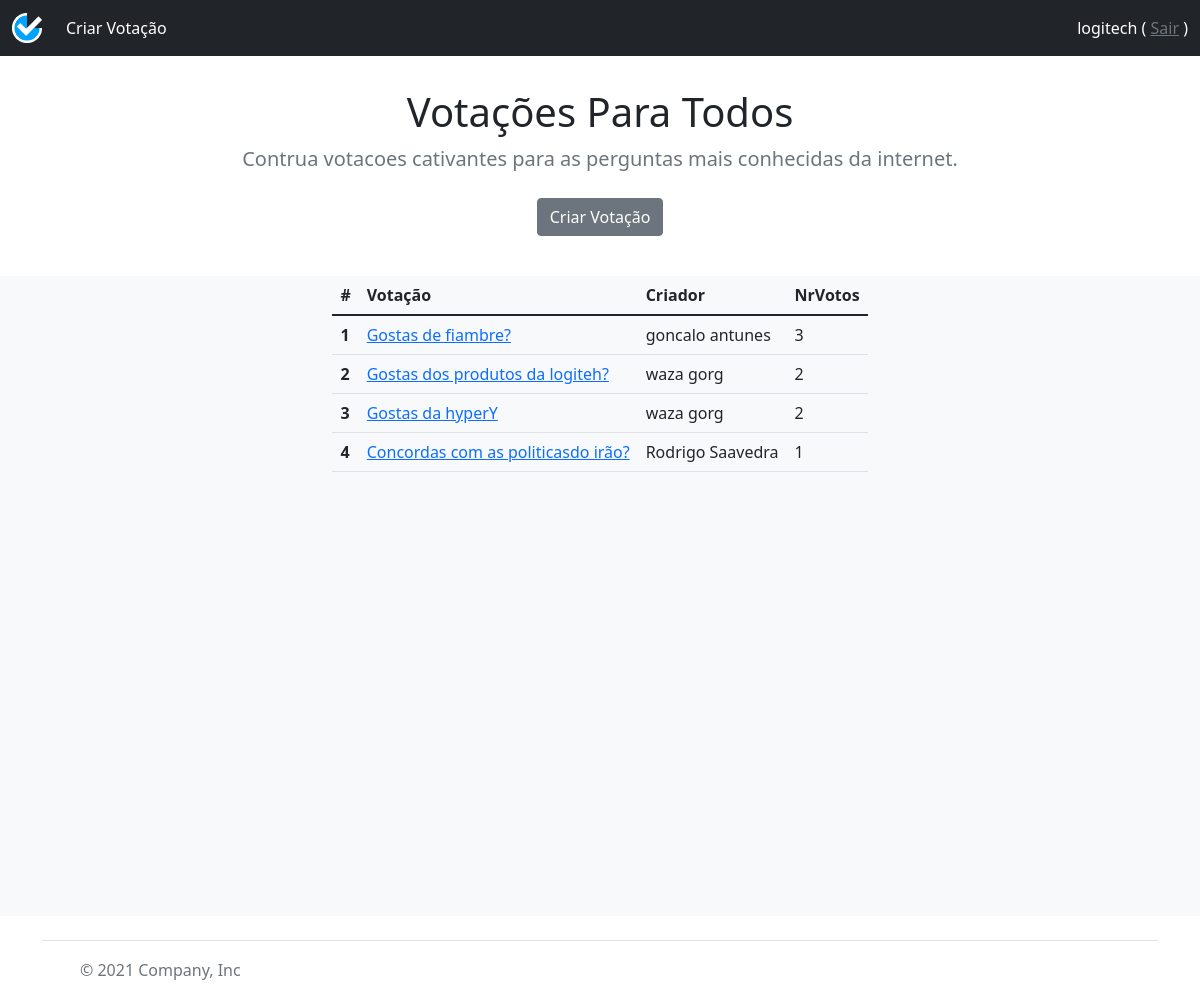
Page /landingPage.php (signed in) on the committed database.
### tables this page shows
CREATE TABLE `votacoes` (
  `id_votacao` int(11) NOT NULL,
  `username` varchar(150) NOT NULL,
  `titulo` varchar(150) NOT NULL,
  `descricao` varchar(1000) NOT NULL
);

CREATE TABLE `users` (
  `username` varchar(100) NOT NULL,
  `nome` varchar(150) NOT NULL,
  `password` varchar(150) NOT NULL,
  `nivel_utilizador` int(11) NOT NULL,
  `temp` varchar(150) NOT NULL
);

### landingPage.php (the view, shortened to what this page needs)
<!DOCTYPE html>
<html lang="en">
        <?php
function totalVotos($id_votacao)
{
    $conn = OpenCon();
    $sql_respostas_resultado = "SELECT id_votacao FROM respostas_resultado WHERE id_votacao = " . $id_votacao;
    $result_respostas_resultado = mysqli_query($conn, $sql_respostas_resultado);
    return mysqli_num_rows($result_respostas_resultado);
}
function nomePorUser($username)
{
    $conn = OpenCon();
    $sql_utilizadores = "SELECT nome FROM users WHERE username = '" . $username . "'";
    $result_utilizadores = mysqli_query($conn, $sql_utilizadores);
    $row = mysqli_fetch_assoc($result_utilizadores);
    return $row["nome"];
}
function listarVotacoes()
{
    $conn = OpenCon();
    $sql_votacoes = "SELECT * FROM votacoes";
    $result_votacoes = mysqli_query($conn, $sql_votacoes);
    if (mysqli_num_rows($result_votacoes) > 0) {
        while ($row = mysqli_fetch_assoc($result_votacoes)) {
        ?>
            <tr>
                <th scope="row"> <?php echo $row["id_votacao"]; ?></th>
                <td><a href="#" class="" data-bs-toggle="modal" data-bs-target="#exampleModal<?php echo $row["id_votacao"]; ?>" id="modal_btn<?php echo $row["id_votacao"]; ?>"><?php echo $row["titulo"]; ?></a></td>
                <td><?php echo nomePorUser($row["username"]); ?></td>
                <td><?php echo totalVotos($row["id_votacao"]); ?></td>
            </tr>
    <?php
        }
    } else {
        echo "0 results";
    }
}
    ?>
    <?php
function loginSection()
{
    if (!isset($_SESSION["username"])) {
    ?>
        <a class="text-decoration-none text-white" data-bs-toggle="modal" href="#modalLogin" role="button" id="modal_btn_modalLogin">Login</a>
    <?php
    } else {
    ?>
        <span class=" text-white fst-none"><?php echo $_SESSION["username"]; ?> (</span>
        <form action="#" method="post" class="d-inline m-0" id="sair">
            <a href="javascript:{}" onclick="document.getElementById('sair').submit();" class="text-secondary">Sair</a>
        </form>
        <span class="text-white">)</span>
    <?php
    }
}
    ?>
        <?php
function abrirModal() {
    if (isset($_POST["modal_submit"])) echo "autoClick(" . $_POST["id_votacao"] . ")";
    if (isset($_POST["adicionarPergunta"]) || isset($_POST["removerPergunta"])) echo "autoClick('_criarVotacao')";
    if (isset($_POST["formSubmit"]) && $_POST["tipo"] == "login" && $_POST["sucesso"] != "sim") echo "autoClick('_modalLogin')";
    if (isset($_POST["formSubmit"]) && $_POST["tipo"] == "registar" && $_POST["sucesso"] != "sim") echo "autoClick('_modalRegistar')";
    if (isset($_POST["formSubmit"]) && $_POST["tipo"] == "registar" && $_POST["sucesso"] == "sim") echo "autoClick('_modalLogin')";
}
?>
<head>
    <link rel="stylesheet" href="style/bootstrap.css">
    <link rel="stylesheet" href="style/estilo.css">
</head>
<body onload="<?php abrirModal(); ?>">
    <nav class="navbar navbar-expand-sm navbar-dark bg-dark" aria-label="Third navbar example">
        <div class="container-fluid">
            <a class="navbar-brand" href="#">
                <img src="img/logo.png" width="30" height="30" alt="logo">
            </a>
            <div class="collapse navbar-collapse" id="navbarsExample03">
                <ul class="navbar-nav me-auto mb-2 mb-sm-0">
                    <li class="nav-item">
                        <a class="nav-link active <?php if (!isset($_SESSION["username"])) echo "d-none";?> " data-bs-target="#modal_criar_votacao" data-bs-toggle="modal" id="modal_btn_criarVotacao">Criar Votação</a>
                    </li>
                </ul>
                <span class="navbar-text">
                    <?php loginSection(); ?>
                </span>
            </div>
        </div>
    </nav>
    <header>
        <section class="jumbotron text-center margem-topo">
            <div class="container">
                <h1>Votações Para Todos</h1>
                <p class="lead text-muted">Contrua votacoes cativantes para as perguntas mais conhecidas da internet.</p>
                <p>
                    <a class="btn btn-secondary my-2 <?php if (!isset($_SESSION["username"])) echo "d-none";?>" data-bs-target="#modal_criar_votacao" data-bs-toggle="modal" id="modal_btn_criarVotacao">Criar Votação</a>
                </p>
            </div>
        </section>
    </header>
    <main class="bg-light h-100">
        <div class="d-flex d-flex aligns-items-center justify-content-center">
            <div>
                <table class="table">
                    <thead>
                        <tr>
                            <th scope="col">#</th>
                            <th scope="col">Votação</th>
                            <th scope="col">Criador</th>
                            <th scope="col">NrVotos</th>
                        </tr>
                    </thead>
                    <tbody>
                        <?php listarVotacoes(); ?>
                    </tbody>
                </table>
            </div>
        </div>
    </main>
    <div class="container">
        <footer class="d-flex flex-wrap justify-content-between align-items-center py-3 my-4 border-top">
            <div class="col-md-4 d-flex align-items-center">
                <a href="/" class="mb-3 me-2 mb-md-0 text-muted text-decoration-none lh-1">
                    <svg class="bi" width="30" height="24">
                        <use xlink:href="#bootstrap"></use>
                    </svg>
                </a>
                <span class="text-muted">© 2021 Company, Inc</span>
            </div>
            <ul class="nav col-md-4 justify-content-end list-unstyled d-flex">
                <li class="ms-3"><a class="text-muted" href="#"><svg class="bi" width="24" height="24">
                            <use xlink:href="#twitter"></use>
                        </svg></a></li>
                <li class="ms-3"><a class="text-muted" href="#"><svg class="bi" width="24" height="24">
                            <use xlink:href="#instagram"></use>
                        </svg></a></li>
                <li class="ms-3"><a class="text-muted" href="#"><svg class="bi" width="24" height="24">
                            <use xlink:href="#facebook"></use>
                        </svg></a></li>
            </ul>
        </footer>
    </div>
</body>
</html>

### style/estilo.css (style rules this page uses)
.margem-topo { margin-top: 2rem; margin-bottom: 2rem; }
html, body { height: 80%; }

### rows in the picture
votacoes: id_votacao "1", titulo "Gostas de fiambre?", username.nome "goncalo antunes", id_votacao "3"
votacoes: id_votacao "2", titulo "Gostas dos produtos da logiteh?", username.nome "waza gorg"
votacoes: id_votacao "3", titulo "Gostas da hyperY", username.nome "waza gorg", id_votacao "2"
votacoes: id_votacao "4", titulo "Concordas com as politicasdo irão?", username.nome "Rodrigo Saavedra", id_votacao "1"

### other values in the picture
$_SESSION["username"] "logitech"
